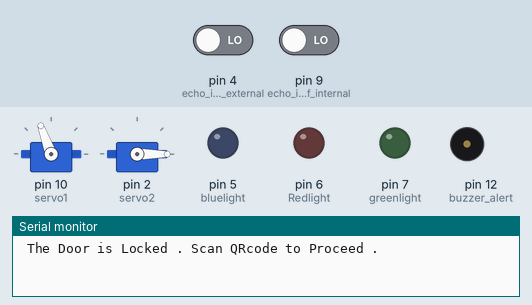
Recording of a sketch running on a simulated Arduino Uno, built with avr-gcc and run on an emulated ATmega328P. Parts: 2 × servo, output pins drawn as LEDs (lit = HIGH), buzzer (waves = sounding, pin HIGH), the last lines printed to the serial monitor. The test bench sets the inputs (shaded band); at power-on: pin 4 (echo_is_input_of_external) LOW, pin 9 (echo_is_input_of_internal) LOW. Pins used as bus, display or sensor lines are not drawn.

Above: at 0.1 s.
At 4.1 s:
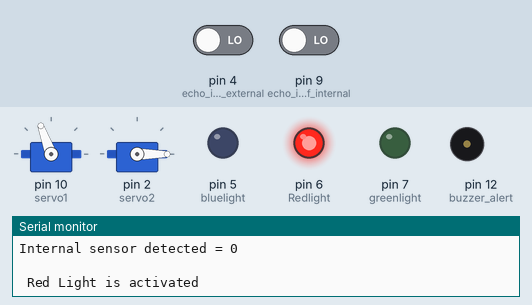
At 25.8 s:
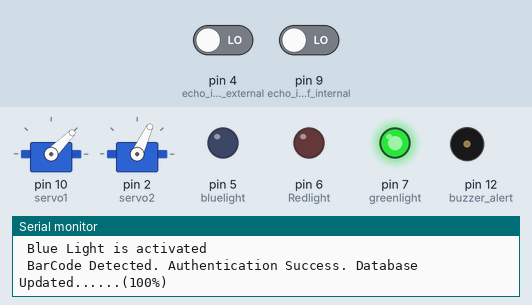
At 37.6 s:
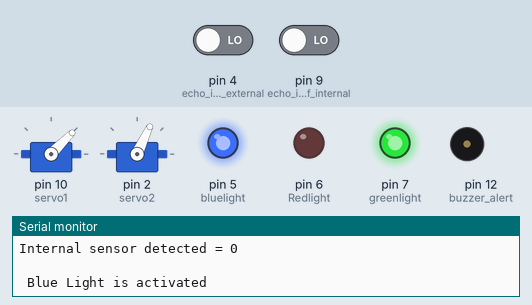
Timing chart, 0 to 39.1 s (numbered marks = the images above):
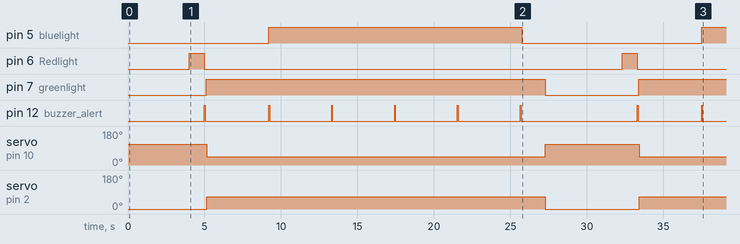

Measured:
- by itself, pin 5 (bluelight): LOW → HIGH at 9.2 s, → LOW 16.5 s later, → HIGH 11.8 s later
- by itself, pin 6 (Redlight): alternates HIGH for 1.0 s and LOW for 27.3 s
- by itself, pin 7 (greenlight): LOW → HIGH at 5.1 s, → LOW 22.2 s later, → HIGH 6.1 s later
- by itself, pin 12 (buzzer_alert): goes 5 × (HIGH 0.05 s, LOW 4.2 s), HIGH 0.05 s, LOW 7.6 s, HIGH 0.05 s, LOW 4.2 s, HIGH 0.05 s, then LOW
- by itself, servo on pin 10 (servo1): 110° → 45° at 5.1 s, → 110° 22.1 s later, → 45° 6.2 s later
- by itself, servo on pin 2 (servo2): 0° → 65° at 5.1 s, → 0° 22.1 s later, → 65° 6.2 s later

The sketch:

JunkyBot_box_code.ino
```cpp
// (licence header left out)
#include <Servo.h>
Servo servo1;  // any name can be choosen in case of " myservo"
Servo servo2;
int internallimit = 12 , externallimit = 5;
void setup() {
  pinMode(12, OUTPUT);    // buzzer alert
  pinMode(6, OUTPUT);     // Redlight
  pinMode(7, OUTPUT);     //greenlight
  pinMode(5, OUTPUT);     //bluelight
  pinMode(3, OUTPUT);      // triggger is output of external sensor
  pinMode(4, INPUT);           // echo is input of external sensor
  pinMode(8, OUTPUT);      // triggger is output of internal sensor
  pinMode(9, INPUT);           // echo is input of internal sensor
  servo1.attach(10);
  servo2.attach(2);
  Serial.begin(9600);

}

void servoup()
{
  servo1.write(45);    // initial down stage
  servo2.write(65);  //initial down stage
  Serial.println("\n\n Access Granted . Pickup your items from cart . Happy shopping !");
}
void servodown()
{
  servo1.write(110);  //fixed up stage
  servo2.write(0);     //fixed up stage
  Serial.println("\n\n The Door is Locked . Scan QRcode to Proceed . ");

}
void internalsensor()
{
  delay(1000);
  digitalWrite(8, LOW);
  delayMicroseconds(2);
  digitalWrite(8, HIGH);
  delayMicroseconds(5);               // will send waves of 2 ms low wave & 5 ms high wave
  long x1 = pulseIn(9, HIGH);
  int internalsensor = x1 / (29 * 2);
  Serial.print(" \nInternal sensor detected = ");
  Serial.println(internalsensor);

}
void externalsensor()
{
  //delay(1000);
  digitalWrite(3, LOW);
  delayMicroseconds(2);
  digitalWrite(3, HIGH);
  delayMicroseconds(5);               // will send waves of 2 ms low wave & 5 ms high wave
  long x2 = pulseIn(4, HIGH);
  int externalsensor = x2 / (29 * 2);
  //Serial.print(" \nExternal sensor detected = ");
  Serial.println(externalsensor);


}
void redlighton()
{
  digitalWrite(6, HIGH); // turn on red Light
  Serial.print(" \n\n Red Light is activated");
}
void redlightoff()
{
  digitalWrite(6, LOW);   // turn off red light
  Serial.print(" \n\n Red Light is deactivated");
}

void bluelighton()
{
  digitalWrite(5, HIGH); // turn on blue Light
  Serial.print(" \n\n Blue Light is activated");
}
void bluelightoff()
{
  digitalWrite(5, LOW);   // turn off blue light
  Serial.print("\n\n Blue Light is deactivated");
}

void greenlighton()
{
  digitalWrite(7, HIGH); // turn on green Light
  Serial.print("\n\n Green Light is activated");
}
void greenlightoff()
{
  digitalWrite(7, LOW);   // turn off green light
  Serial.print("\n\n Green Light is deactivated");
}

void alert()      // Turn On Buzzer & LEDS Blink Circuit
{
  Serial.print("\n\n Warning...Something Wrong. Securing Vault . Doors Locked");
  digitalWrite(12, HIGH);
  digitalWrite(7, HIGH);
  digitalWrite(6, HIGH);
  digitalWrite(5, HIGH);
  delay(50);
  digitalWrite(12, LOW);
  digitalWrite(7, LOW);
  digitalWrite(6, LOW);
  digitalWrite(5, LOW);
  delay(50);
}
void buzzer()       // barcode reading sound
{
  digitalWrite(12, HIGH);
  delay(50);
  digitalWrite(12, LOW);
  delay(50);
  Serial.print("\n\n BarCode Detected. Authentication Success. Database Updated......(100%)");
}

void loop() {

  servodown();
  externalsensor();
  internalsensor();
  delay(1000);
  redlighton();
  digitalWrite(3, LOW);
  delayMicroseconds(2);
  digitalWrite(3, HIGH);
  delayMicroseconds(5);               // will send waves of 2 ms low wave & 5 ms high wave
  long x2 = pulseIn(4, HIGH);
  int externalsensor = x2 / (29 * 2);
  //Serial.print(" \nExternal sensor detected = ");
  Serial.println(externalsensor);


  if (externalsensor <= externallimit)
  {
    redlightoff();
    buzzer();
    greenlighton();
    servoup();
    int count = 4;
    int i=0;
    while(i<=count)
    {
      internalsensor();
      delay(1000);
      digitalWrite(8, LOW);
      delayMicroseconds(2);
      digitalWrite(8, HIGH);
      delayMicroseconds(5);               // will send waves of 2 ms low wave & 5 ms high wave
      long x1 = pulseIn(9, HIGH);
      int internalsensor = x1 / (29 * 2);
      Serial.print(" \nInternal sensor detected = ");
      Serial.println(internalsensor);
      bluelighton();
      if (internalsensor <= internallimit)
      {
        count--;
        buzzer();
      }
    }
    bluelightoff();
    delay(1500);
    servodown();
    greenlightoff();
    delay(1000);
  }
  else {

    digitalWrite(8, LOW);
    delayMicroseconds(2);
    digitalWrite(8, HIGH);
    delayMicroseconds(5);               // will send waves of 2 ms low wave & 5 ms high wave
    long x1 = pulseIn(9, HIGH);
    int internalsensor = x1 / (29 * 2);
    Serial.print(" \nInternal sensor detected = ");
    Serial.println(internalsensor);
    if (internalsensor <= internallimit)
    {
      while(1){
         alert();
      }

    }
  }
}
```
